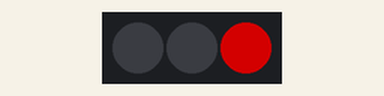
Recording of a program running on a simulated BBC micro:bit (MakeCode). Shown: 3 RGB LEDs in strip order, left to right. Dim RGB values are drawn brighter than linear.

Above: at 1.5 s.
At 3.5 s:
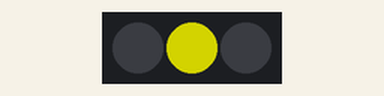
At 5.5 s:
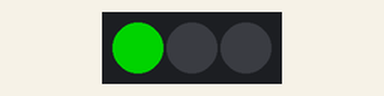
Timing chart, 0 to 9.1 s (numbered marks = the images above):
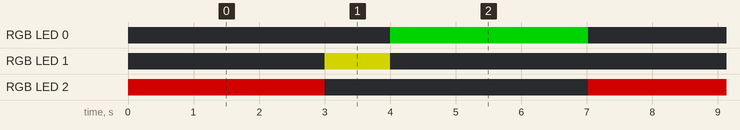

Measured:
- by itself, RGB LED 0: alternates RGB(0, 127, 0) for 3.0 s and off for 4.0 s
- by itself, RGB LED 1: alternates RGB(127, 127, 0) for 1.0 s and off for 6.0 s
- by itself, RGB LED 2: alternates RGB(127, 0, 0) for 3.0 s and off for 4.0 s

The program:

main.ts
```typescript
function Red_LED_lights_on () {
    strip.setPixelColor(2, neopixel.colors(NeoPixelColors.Red))
    strip.setPixelColor(1, neopixel.colors(NeoPixelColors.Black))
    strip.setPixelColor(0, neopixel.colors(NeoPixelColors.Black))
    strip.show()
}
function Green_LED_lights_on () {
    strip.setPixelColor(2, neopixel.colors(NeoPixelColors.Black))
    strip.setPixelColor(1, neopixel.colors(NeoPixelColors.Black))
    strip.setPixelColor(0, neopixel.colors(NeoPixelColors.Green))
    strip.show()
}
function Yellow_LED_lights_on () {
    strip.setPixelColor(2, neopixel.colors(NeoPixelColors.Black))
    strip.setPixelColor(1, neopixel.colors(NeoPixelColors.Yellow))
    strip.setPixelColor(0, neopixel.colors(NeoPixelColors.Black))
    strip.show()
}
let strip: neopixel.Strip = null
strip = neopixel.create(DigitalPin.P0, 3, NeoPixelMode.RGB)
basic.forever(function () {
    Red_LED_lights_on()
    basic.pause(3000)
    Yellow_LED_lights_on()
    basic.pause(1000)
    Green_LED_lights_on()
    basic.pause(3000)
})
```

test.ts
```typescript
// Tady jsou testy. Při použití tohoto balíčku jako rozšíření nebude zkompilováno.
```
